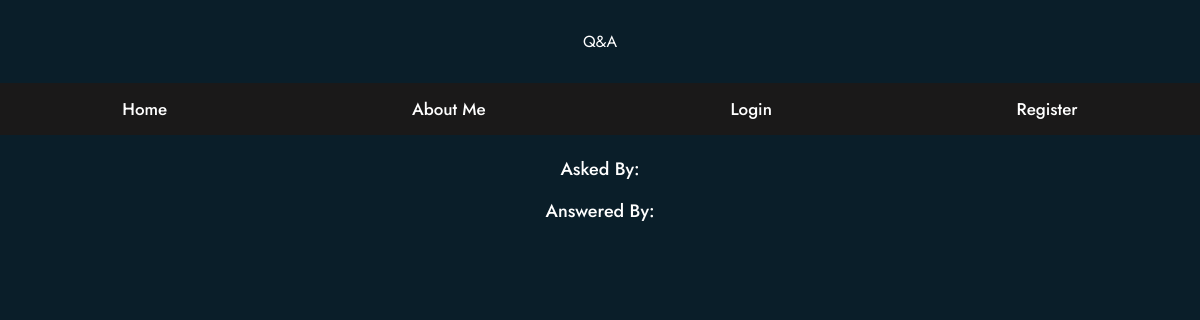
Page /question/120 on the earlier database version.
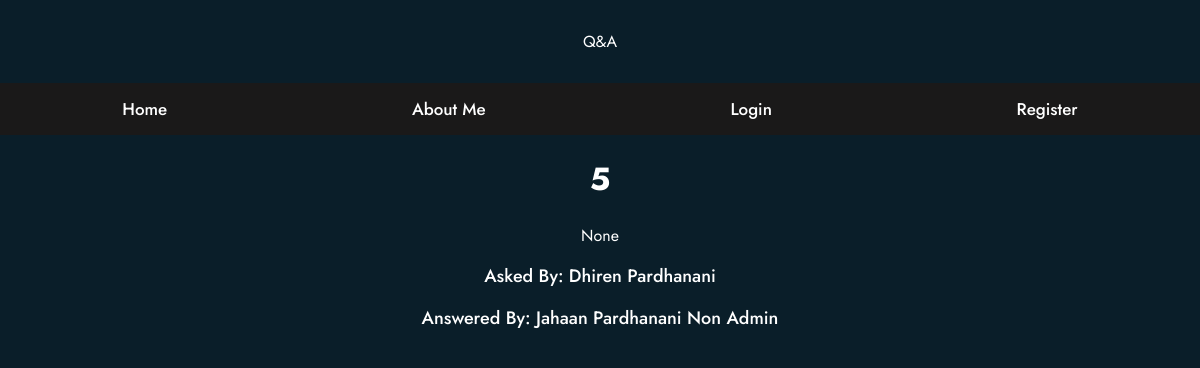
Same page on the later database version.
### tables this page shows
CREATE TABLE questions(
    id integer primary key autoincrement,
    question_text text not null,
    answer_text text,
    asked_by_id integer not null,
    expert_id integer not null
);

CREATE TABLE users(
    id integer primary key autoincrement,
    name_text text not null,
    password_text text not null,
    expert_boolean boolean not null,
    admin_boolean boolean not null
);

### app.py (the view)
@app.route("/question/<question_id>")
def question(question_id):
    user = get_current_user()
    db = get_db()
    print("question", question_id)
    question_cur = db.execute("""
                                select
                                questions.question_text,
                                questions.answer_text,
                                askers.name_text as asker_name,
                                experts.name_text as expert_name
                                from questions
                                join users as askers on askers.id = questions.asked_by_id
                                join users as experts on experts.id = questions.expert_id
                                where questions.id = ?
                                """, [question_id])
    question = question_cur.fetchone()
    print(question)
    return render_template("question.html", user=user, question=question)

### app.py (called while the page is built)
def get_current_user():
    user_result = None
    if "user" in session:
        user = session["user"]
        db = get_db()
        user_cur = db.execute(
            "select id, name_text, password_text, expert_boolean, admin_boolean from users where name_text = ?", [user])
        user_result = user_cur.fetchone()
    return user_result

### database.py (called while the page is built)
def connect_db():
    sql = sqlite3.connect(
        "/Users/jahaan/OneDrive/Programming/webapp/Forum/questions.db")
    print("True")
    sql.row_factory = sqlite3.Row
    return sql

def get_db():
    if not hasattr(g, "sqlite_db"):
        g.sqlite_db = connect_db()
    return g.sqlite_db

### templates/question.html (shortened to what this page needs)
{% extends "base.html" %}
{% from "show_links.html" import show_links %}
  {% block body %}
  <body>
    <div class="header">Q&A</div>
    {{ show_links(user) }}
        <h1>{{ question['question_text'] }}</h1>
        <p>{{ question['answer_text'] }}</p>
        <p><a>Asked By: {{ question['asker_name'] }}</a></p>
        <p><a>Answered By: {{ question['expert_name'] }}</a></p>
  </body>
</html>{% endblock %}

Differences in the rows shown:
added questions: question_text "5"
now on this page (row unchanged): users: asker_name "Dhiren Pardhanani"
now on this page (row unchanged): users: expert_name "Jahaan Pardhanani Non Admin"
Other differences:
{{ question['answer_text'] }}: (not shown) → "None"
